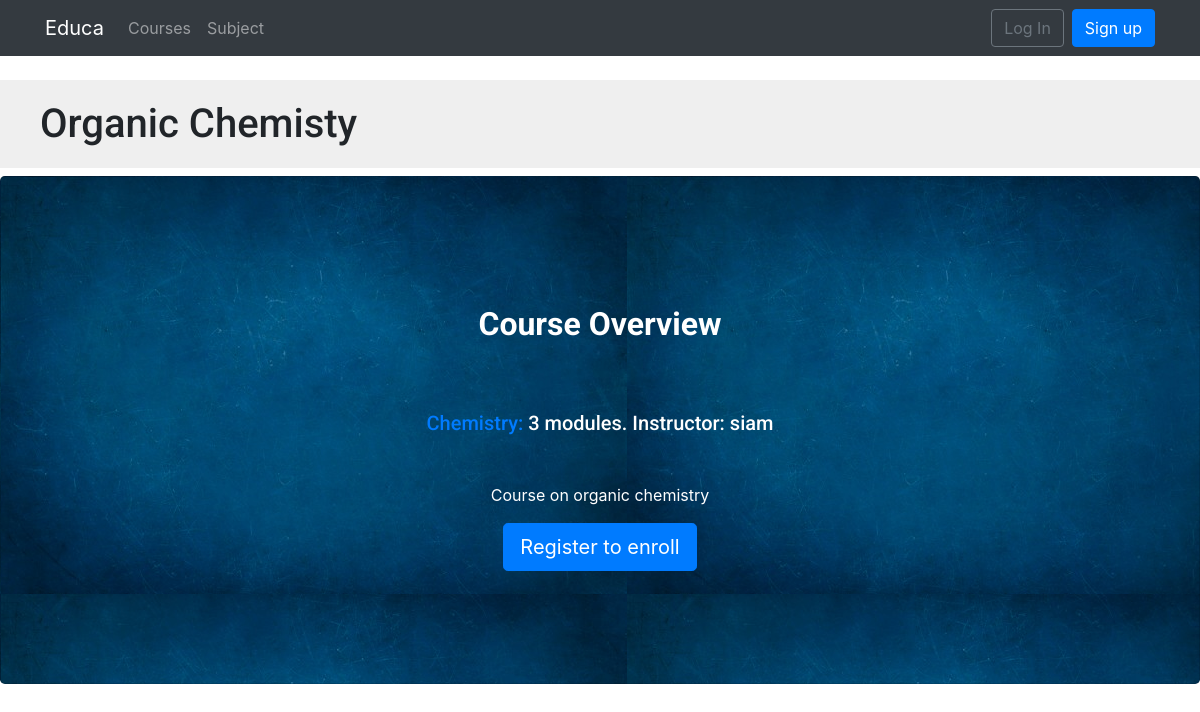
Page /course/organic_chemistry/ on the earlier database version.
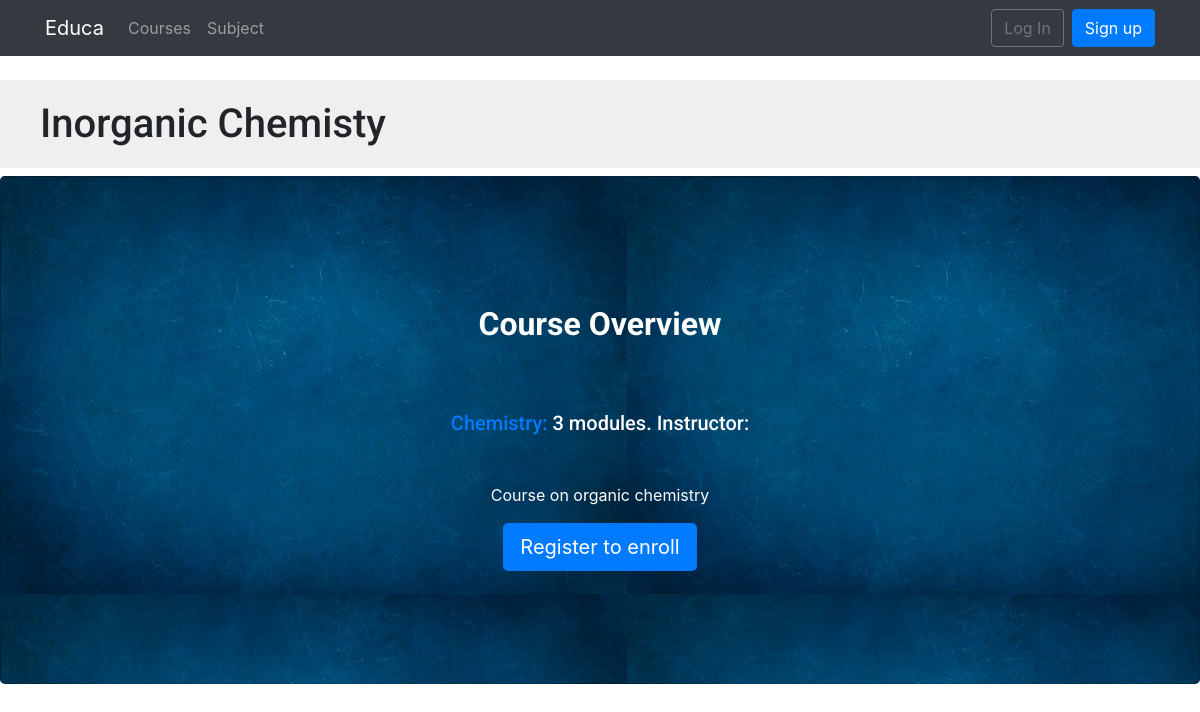
Same page on the later database version.
### courses/models.py (models this page shows, shortened)
class Course(models.Model):
    owner = models.ForeignKey(User,
                    related_name='courses_created',
                    on_delete=models.CASCADE)
    subject = models.ForeignKey(Subject, related_name='courses',
                        on_delete=models.CASCADE)
    title = models.CharField(max_length=200)
    slug = models.SlugField(max_length=200, unique=True)
    overview = models.TextField()
    created = models.DateTimeField(auto_now_add=True)
    students = models.ManyToManyField(User,
                                      related_name='courses_joined',
                                      blank=True)
    class Meta:
        ordering = ['-created']

### courses/views.py (the view)
class CourseDetailView(DetailView):
    model = Course
    template_name = 'courses/course/detail.html'
    def get_context_data(self, **kwargs):
        context = super(CourseDetailView,
                        self).get_context_data(**kwargs)
        context['enroll_form'] = CourseEnrollForm(
                                   initial={'course':self.object})
        return context

### templates/courses/course/detail.html (shortened to what this page needs)
{% extends "base.html" %}
{% load static %}
{% block content %}
    {% with subject=course.subject %}
        <h1>
            {{ object.title }}
        </h1>
        <div class="jumbotron card card-image" style="background-image: url({% static 'img/bg.jpg' %});">
  <div class="text-white text-center py-5 px-4">
    <div>
      <h2 class="card-title h1-responsive pt-3 mb-5 font-bold"><strong>Course Overview</strong></h2>
      <h5 class="mx-5 mb-5"><a href="{% url "course_list_subject" subject.slug %}">{{ subject.title }}:</a>
      {{ course.modules.count }} modules.
      Instructor: {{ course.owner.get_full_name }}
      </h5>
      {{ object.overview|linebreaks }}
      {% if request.user.is_authenticated %}
          <form action="{% url "student_enroll_course" %}" method="post">
              {{ enroll_form }}
              {% csrf_token %}
              <input type="submit" class="btn btn-primary" value="Enroll now">
      {% else %}
          <a href="{% url "student_registration" %}" class="btn btn-primary btn-lg">
              Register to enroll
          </a>
      {% endif %}
    </div>
  </div>
</div>
    {% endwith %}
{% endblock %}

Differences in the rows shown:
changed Course "Course on organic chemistry": title "Organic Chemisty" → "Inorganic Chemisty"; owner.get_full_name "siam" → (not shown)
